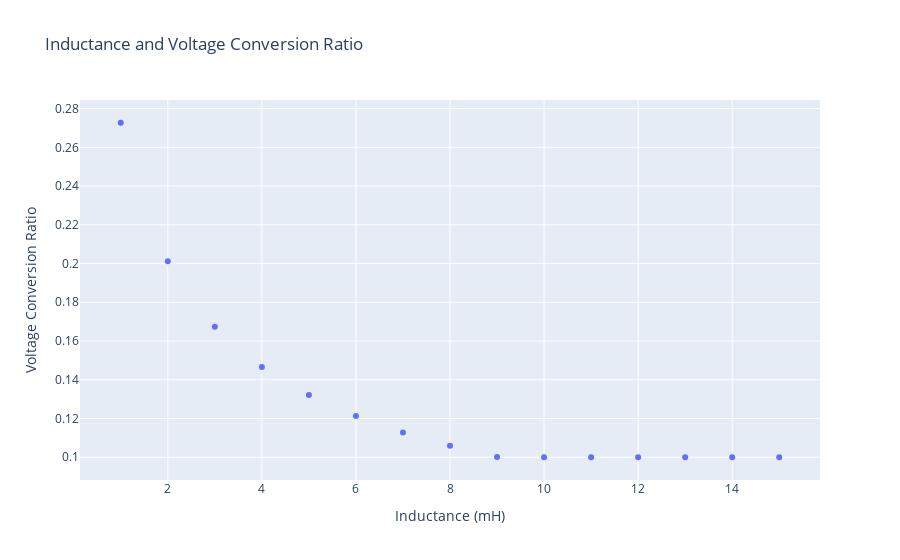

Notebook cell for this chart:
### Markdown cell above
Q11: Which interesting observations can be made comparing the simulation on results for L=10 uH with the the results for L=5 uH? Use the "Hold trace" feature in the PLECS scope to compare the waveforms. Zoom into the inductor current waveform! Be thorough.

The output voltage is much closer to an average of 10 V with the 10 uH inductor (9.9990 V) than with the 5 uH inductor (13.2132). The average input current for 10 uH is 1.0001 A whereas for 5 uH is 1.7475 A. The peaks for input current of the 5 uH are almost double the 10 uH trace. Similarly, the peak output current for 5 uH is almost double the 10 uH and includes a period of time at 0 A. The input voltage has a strange shape that I cannot explain for 5 uH since it stays at 0 V for a brief amount of time that corresponds to the time that the current for 5 uH is 0 A. 5 uH also does not quite reach 90 V, but 10 uH does.

Q12: Create a plot for the voltage conversion ratio as a function of inductance (D=10%) for L=1 uH to 15 uH, taking 1 uH increments.

### Code cell
import numpy as np
import plotly.express as px
input_voltage = 100 #V
inductance = np.linspace(1,15, 15) # uH
voltage_out = [27.2691, 20.1130, 16.7363, 14.6591, 13.2132,
               12.1309, 11.2808, 10.5899, 10.0137, 9.9990,
               9.9990, 9.9990, 9.9990, 9.9990, 9.9990] #V, average
voltage_conversion = np.array(voltage_out)/input_voltage
fig = px.scatter(x=inductance, y=voltage_conversion, title="Inductance and Voltage Conversion Ratio")
fig.update_layout(
    xaxis_title="Inductance (mH)",
    yaxis_title="Voltage Conversion Ratio"
)
fig.show()

### Figure 1 — Plotly figure (JSON) as saved in the notebook; plotly's stock layout.template omitted (floating-point values rounded to 4 significant figures)
{"data": [{"hovertemplate": "x=%{x}<br>y=%{y}<extra></extra>", "legendgroup": "", "marker": {"color": "#636efa", "symbol": "circle"}, "mode": "markers", "name": "", "orientation": "v", "showlegend": false, "type": "scatter", "x": [1, 2, 3, 4, 5, 6, 7, 8, 9, 10, 11, 12, 13, 14, 15], "xaxis": "x", "y": [0.2727, 0.2011, 0.1674, 0.1466, 0.1321, 0.1213, 0.1128, 0.1059, 0.1001, 0.09999, 0.09999, 0.09999, 0.09999, 0.09999, 0.09999], "yaxis": "y"}], "layout": {"autosize": true, "legend": {"tracegroupgap": 0}, "title": {"text": "Inductance and Voltage Conversion Ratio"}, "xaxis": {"anchor": "y", "autorange": true, "domain": [0, 1], "range": [0.1529, 15.85], "title": {"text": "Inductance (mH)"}, "type": "linear"}, "yaxis": {"anchor": "x", "autorange": true, "domain": [0, 1], "range": [0.08574, 0.2869], "title": {"text": "Voltage Conversion Ratio"}, "type": "linear"}}}
